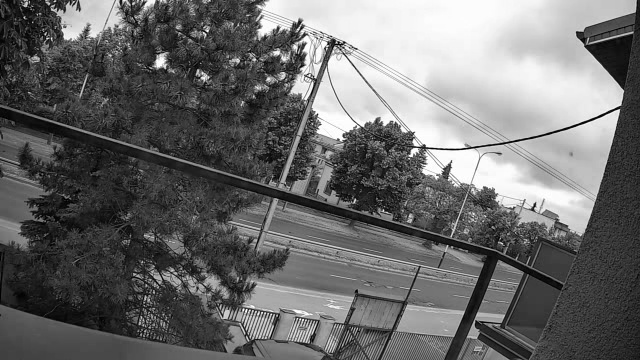
#> input picture project_cars/frame.jpg, 640 x 360 px
$ python main_alpha.py
#> lines starting #> are read from the running program, lines starting #| are printed output that depends on the picture; after the words box and inside, x2 and y2 are one past the last pixel; in counts of white or black regions, pixels touching at a corner belong together; pictures that were not available may be replaced by others from this repository, and a replacement may not be noted
import cv2 as cv
import numpy as np

cap = cv.VideoCapture('cars.mp4')
frame_width = int(cap.get(cv.CAP_PROP_FRAME_WIDTH))
frame_height = int(cap.get(cv.CAP_PROP_FRAME_HEIGHT))

background_img = cv.imread("frame.jpg")
#> background_img is the input picture: shape (360, 640, 3); min 0, max 255, mean 107.5
background_img = cv.cvtColor(background_img, cv.COLOR_BGR2GRAY)
#> background_img: shape (360, 640)
background_img = cv.resize(background_img, (frame_width, frame_height))
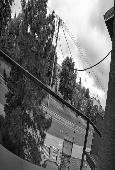
#> background_img: shape (170, 115); min 3, max 254, mean 107.4
background_img = cv.convertScaleAbs(background_img)

class CarCounter:
    def __init__(self,
                 contours_number=10,
                 min_area = 170):
        self.contours_number = contours_number
        self.min_area = min_area
        self.font = cv.FONT_HERSHEY_SIMPLEX

        self.prev_centroids = []

    def main_loop(self, background_img):

        while(cap.isOpened()):
            ret, frame = cap.read()
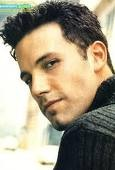
#> input picture learn/Resources/Faces/train/Ben Affleck/1.jpg, 115 x 170 px, given in place of cars.mp4, which was not available
#> frame is the input picture: shape (170, 115, 3); mean B, G, R 130.9, 151.7, 161.1
            if ret == True:
                # frame_id = int(cap.get(1))
                gray = cv.cvtColor(frame, cv.COLOR_BGR2GRAY)
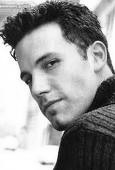
#> gray: shape (170, 115); min 0, max 255, mean 152.2
                blank = np.zeros(background_img.shape[:2], dtype="uint8")
                rectangle = cv.rectangle(blank.copy(), (250,170), (450, 300), 255, -1)

                background_img = cv.convertScaleAbs(background_img)
                subtracted_img = cv.absdiff(background_img, gray)
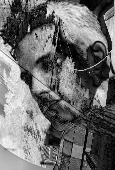
#> subtracted_img: shape (170, 115); min 0, max 250, mean 108.5
                _, threshold_img = cv.threshold(subtracted_img, 40, 255, 0)
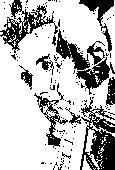
#> threshold_img: shape (170, 115); 73.5% white; 133 black regions (121 under 20 px), largest, box (x1, y1, x2, y2) and area: (80, 97, 115, 170) 1298, (56, 29, 115, 95) 1033, (0, 0, 58, 53) 884
                cv.imshow("SHOW", threshold_img)
                # [4 lines of commented-out code are left out]

                if cv.waitKey(25) & 0xFF == ord('q'):
#> (key q is pressed here)
                    break
            else:
                break

        cap.release()
        cv.destroyAllWindows()

        cv.waitKey(0)

    # [48 lines left out: functions draw_bounding_boxes, bind_objects, not called in this run]

cars_counter = CarCounter()
cars_counter.main_loop(background_img)
